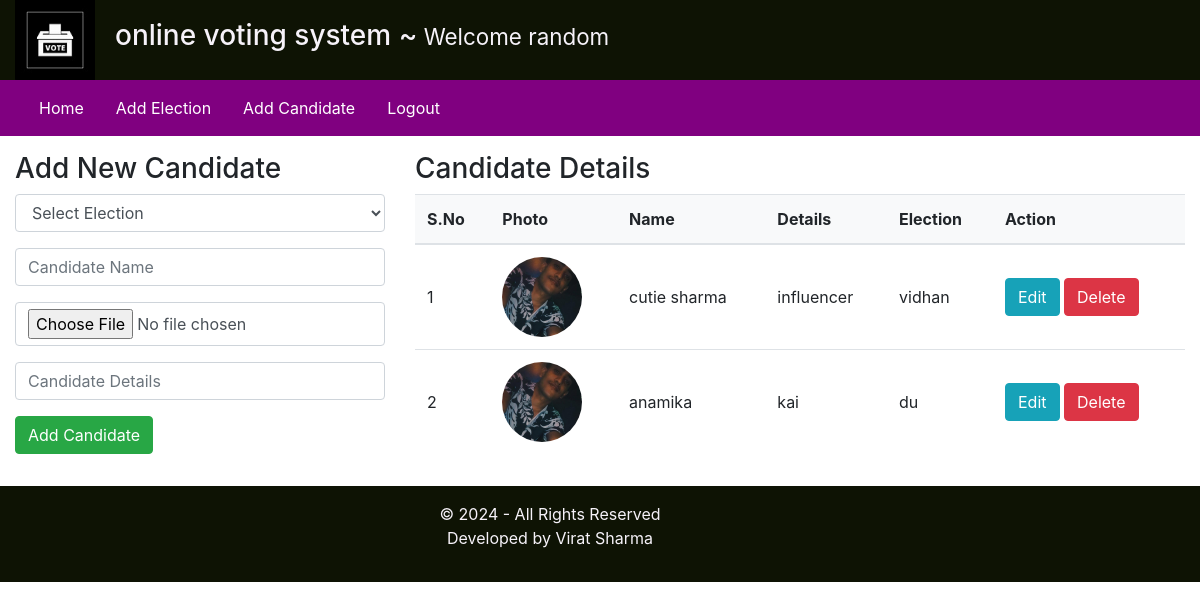
The page /admin/index2.php?addcandidatepage=1 (signed in) on the database its author committed.
### tables this page shows
CREATE TABLE IF NOT EXISTS `candidate_details` (
  `id` int NOT NULL AUTO_INCREMENT,
  `election_id` int DEFAULT NULL,
  `candidate_name` varchar(255) DEFAULT NULL,
  `candidate_details` text,
  `candidate_photo` text,
  `inserted_by` varchar(255) DEFAULT NULL,
  `inserted_on` date DEFAULT NULL,
  PRIMARY KEY (`id`)
);

CREATE TABLE IF NOT EXISTS `elections` (
  `id` int NOT NULL AUTO_INCREMENT,
  `election_topic` varchar(255) DEFAULT NULL,
  `no_of_candidate` int DEFAULT NULL,
  `starting_date` date DEFAULT NULL,
  `ending_date` date DEFAULT NULL,
  `status` varchar(45) DEFAULT NULL,
  `inserted_by` varchar(255) DEFAULT NULL,
  `inserted_on` date DEFAULT NULL,
  `max_candidates` int DEFAULT NULL,
  PRIMARY KEY (`id`)
);

### admin/inc/addcandidate.php (the view, shortened to what this page needs)
<?php
$db = mysqli_connect("localhost", "root", "", "onlinevotingsystem") or die("connection fail");
$candidateData = [];
?>
<div class="row my-3">
    <div class="col-4">
        <h3><?php echo isset($_GET['edit_candidate_id']) ? 'Edit Candidate' : 'Add New Candidate'  ; ?></h3>
        <form method="POST" enctype="multipart/form-data">
            <div class="form-group">
                <select class="form-control" name="election_id" required>
                    <option value="">Select Election</option>
                </select>
            </div>
            <div class="form-group">
                <input type="text" name="candidate_name" placeholder="Candidate Name" value="<?php echo htmlspecialchars($candidateData['candidate_name'] ?? '', ENT_QUOTES, 'UTF-8'); ?>" class="form-control" required/>
            </div>
            <div class="form-group">
                <input type="file" name="candidate_photo" class="form-control" <?php echo isset($_GET['edit_candidate_id']) ? '' : 'required'; ?> />
            </div>
            <div class="form-group">
                <input type="text" name="candidate_details" placeholder="Candidate Details" value="<?php echo htmlspecialchars($candidateData['candidate_details'] ?? '', ENT_QUOTES, 'UTF-8'); ?>" class="form-control" required/>
            </div>
            <input type="submit" name="<?php echo isset($_GET['edit_candidate_id']) ? 'editCandidatebtn' : 'addCandidatebtn'; ?>" value="<?php echo isset($_GET['edit_candidate_id']) ? 'Update Candidate' : 'Add Candidate'; ?>" class="btn btn-success"/>
        </form>
    </div>
    <div class="col-8">
        <h3>Candidate Details</h3>
        <table class="table">
            <thead>
                <tr>
                    <th>S.No</th>
                    <th>Photo</th>
                    <th>Name</th>
                    <th>Details</th>
                    <th>Election</th>
                    <th>Action</th>
                </tr>
            </thead>
            <tbody>
            <?php
            $fetchingCandidates = mysqli_query($db, "SELECT * FROM candidate_details");
            $sno = 1;
            while ($row = mysqli_fetch_assoc($fetchingCandidates)) {
                $electionQuery = mysqli_query($db, "SELECT election_topic FROM elections WHERE id = '".$row['election_id']."'");
                $election = mysqli_fetch_assoc($electionQuery);
                $election_topic = $election ? $election['election_topic'] : 'Unknown Election';
                ?>
                <tr>
                    <td><?php echo $sno++; ?></td>
                    <td><img src="<?php echo htmlspecialchars($row['candidate_photo'], ENT_QUOTES, 'UTF-8'); ?>" style="width: 80px; height: 80px; border-radius: 50%;" /></td>
                    <td><?php echo htmlspecialchars($row['candidate_name'], ENT_QUOTES, 'UTF-8'); ?></td>
                    <td><?php echo htmlspecialchars($row['candidate_details'], ENT_QUOTES, 'UTF-8'); ?></td>
                    <td><?php echo htmlspecialchars($election_topic, ENT_QUOTES, 'UTF-8'); ?></td>
                    <td>
                        <a href="index2.php?addcandidatepage=1&edit_candidate_id=<?php echo $row['id']; ?>" class="btn btn-info">Edit</a>
                 <form method="POST" style="display:inline; gap:23px;">
                            <input type="submit" value="Delete" class="btn btn-danger" onclick="return confirm('Are you sure you want to delete this candidate?');" />
                        </form>
                    </td>
                </tr>
            <?php } ?>
            </tbody>
        </table>
    </div>
</div>

### admin/inc/addcandidate.php (style rules this page uses)
.table th, .table td { vertical-align: middle; padding: 12px; }
.table th { background-color: #f8f9fa; font-weight: bold; }
.table img { border-radius: 50%; width: 80px; height: 80px; object-fit: cover; }

### rows shown on the page
candidate_details: candidate_photo (picture), candidate_name "cutie sharma", candidate_details "influencer", election.election_topic "vidhan"
candidate_details: candidate_photo (picture), candidate_name "anamika", candidate_details "kai", election.election_topic "du"

### other values the page prints
$_SESSION['username'] "random"
